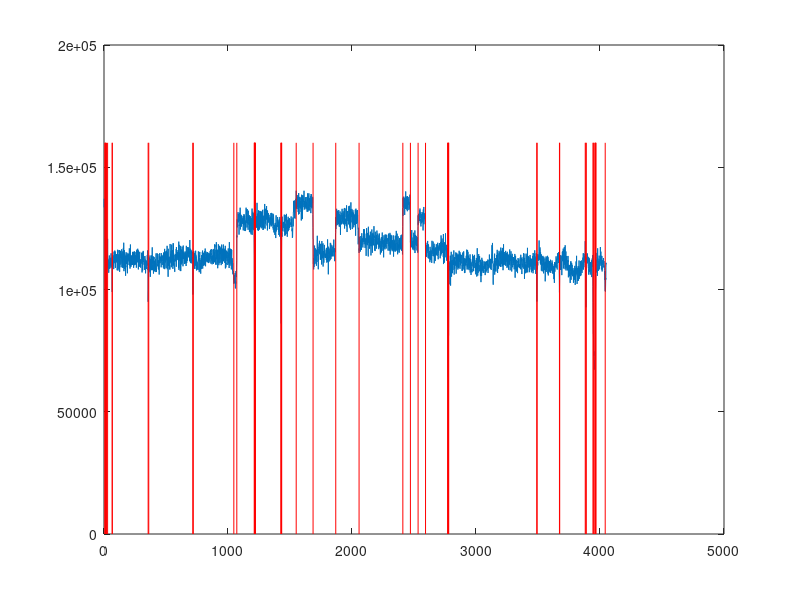

Write MATLAB code to recreate this figure.
data = load("well_log_data.txt");
y = data(:,1);
m = length(y);
mean = zeros(m);
change_point_detected = zeros(m);
counter=0;
for iter = 1:m
   if(iter == 1)
     mean(iter) = y(iter);
     counter++;
   else
     if( or(y(iter) > 1.09 * mean(iter-1), y(iter) * 1.1 <  mean(iter-1)))
        change_point_detected(iter) = iter;
        mean(iter) = y(iter);
        counter = 1;
     else
        counter++;
        mean(iter) = (mean(iter-1)*(counter-1)+ y(iter))/counter;
     endif
   endif
endfor

plot(y);
hold on;
for iter = 1:m
  if(change_point_detected(iter) != 0)
     x = change_point_detected(iter);
     plot([x;x],[0;160000],"r");
  endif
endfor
hold off;
